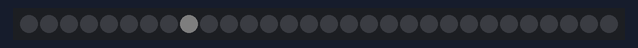
This sketch was run on a simulated Arduino Uno, built with avr-gcc and run on an emulated ATmega328P. On the bench: 30 RGB LEDs in strip order, left to right. Dim RGB values are drawn brighter than linear.

Above: at 0.34 s.
At 0.8 s:
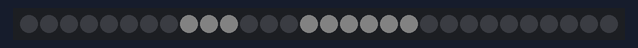

The sketch:

LEDS.ino
```cpp
#include <FastLED.h>

#define LED_PIN     5
#define NUM_LEDS    30

CRGB leds[NUM_LEDS];

void setup() {

  FastLED.addLeds<WS2812, LED_PIN, GRB>(leds, NUM_LEDS);
  FastLED.setBrightness(4);

}

void loop() {
  for (int i = 0; i <= NUM_LEDS; i++) {
    //if(i!= 21 && i != 20 && i != 19 && i != 18 && i != 7 )
    if(i > 7 && i < 20){
      if(i > 15) FastLED.setBrightness(6);
      if(i != 11 && i!= 12 && i!= 13)
      leds[i] = CRGB ( 255, 255, 255);
    }
    FastLED.show();
    delay(40);
  }
}
```
